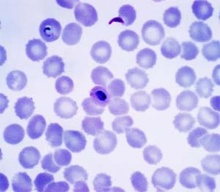
%> input picture sam1.jpg, 220 x 192 px, shrunk from 300 x 262 before the run
$ octave median.m   (GNU Octave 9; MATLAB toolbox functions it lacks are replaced by stand-ins)
%> lines starting %> are read from the running program, lines starting %| are printed output that depends on the picture; in (x1, y1, x2, y2) boxes, pixels count from 0 and x2, y2 are one past the last pixel; in counts of white or black regions, pixels touching at a corner belong together; the program's own positions count from 1
%Read the image
A=imread('sam1.jpg');
%> A is the input picture: size 192x220x3 uint8; mean R, G, B 198.2, 193.1, 239.1
A=rgb2gray(A);
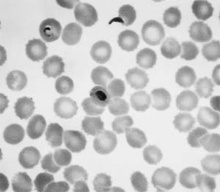
%> A: size 192x220 uint8; min 10, max 244, mean 199.9
figure,
imshow(A);
title('IMAGE');
[x,y]=size(A);
%> x = 192; y = 220
%disp(x);
%disp(y);
%Add noise..........................
for i=1:4:x
    for j=1:4:y
        A(i,j)=0;
    end
end
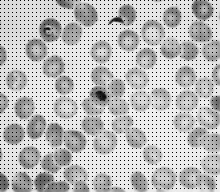
%> A: size 192x220 uint8; 6.25% of pixels changed, all inside (x1, y1, x2, y2) = (0, 0, 217, 189)
%Add noise
%A=imnoise( A,'salt & pepper',.1);
figure,imshow(A);
title('IMAGE WITH NOISE');
A1=zeros(size(A)+2);
%disp(size(A)+2);
disp(size(A,2));
%| 220
B=zeros(size(A));
        for i=1:x
            for j=1:y
                A1(i+1,j+1)=A(i,j);
            end
        end
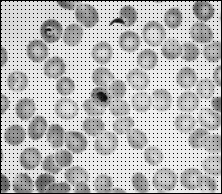
%> A1: size 194x222 double; min 0, max 244, mean 183.8
figure,imshow(A1);
%> after `imshow(A1)`:
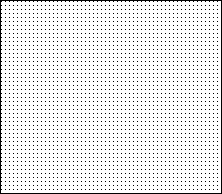
%> displayed picture: size 194x222, on the screen's scale of 0 to 255; 91.9% white; black in thin lines or dots
for i= 1:size(A1,1)-2
    for j=1:size(A1,2)-2
        window=zeros(9,1);
        inc=1;
        for x=1:3
            for y=1:3
                window(inc)=A1(i+x-1,j+y-1);
                inc=inc+1;
            end
        end
        med=sort(window);
        B(i,j)=med(5);
    end
end
%> after the loop, window = [234; 237; 0; 235; 237; 0; 0; 0; 0]
B=uint8(B);
%> B: size 192x220 uint8
figure,imshow(B);
title('IMAGE AFTER MEDIAN FILTERING');

$ run again, with sam10.jpg copied over sam1.jpg
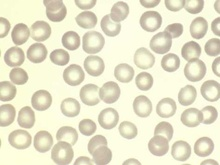
%> input picture sam10.jpg, 220 x 165 px, shrunk from 473 x 355 before the run
%> A is the input picture: size 165x220x3 uint8; mean R, G, B 232.9, 229.1, 202.9
%> after the loop `for i=1:4:x`:
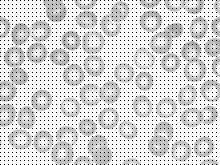
%> A: size 165x220 uint8; min 0, max 253, mean 212.8
%| 220
%> `imshow(A1)`:
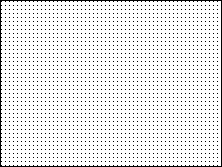
%> displayed picture: size 167x222, on the screen's scale of 0 to 255; 91.7% white; black in thin lines or dots
%> after the loop `for i= 1:size(A1,1)-2`: window = [226; 250; 0; 212; 244; 0; 0; 0; 0]

$ run again, with sam12.jpg copied over sam1.jpg
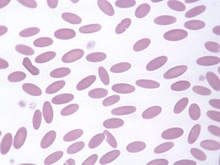
%> input picture sam12.jpg, 220 x 165 px, shrunk from 400 x 300 before the run
%> A is the input picture: size 165x220x3 uint8; mean R, G, B 231.2, 217.5, 232.5
%> after the loop `for i=1:4:x`:
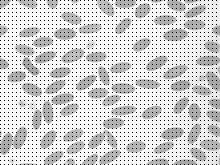
%> A: size 165x220 uint8; min 0, max 255, mean 209.1
%| 220
%> `imshow(A1)`:
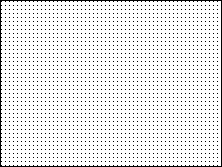
%> displayed picture: size 167x222, on the screen's scale of 0 to 255; 91.7% white; black in thin lines or dots
%> after the loop `for i= 1:size(A1,1)-2`: window = [212; 176; 0; 216; 182; 0; 0; 0; 0]
